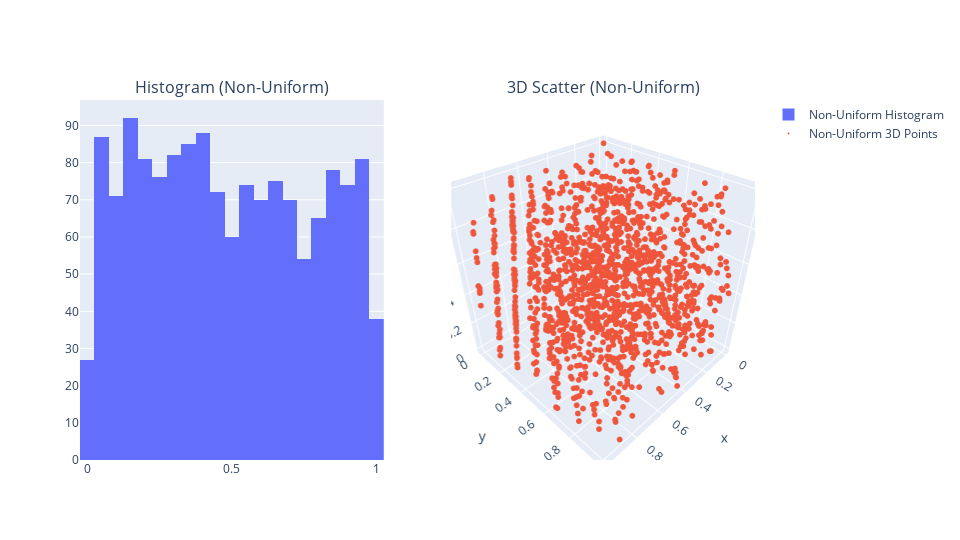

Here is the notebook cell this chart was saved with:
### Code cell
def test_random_number_generator():
    r = RandSSP().generate(3, 1500)
    x, y, z = r[0, :], r[1, :], r[2, :]

    fig = make_subplots(
        rows=1, cols=2,
        specs=[[{'type': 'xy'}, {'type': 'scene'}]],
        subplot_titles=("Histogram (Non-Uniform)", "3D Scatter (Non-Uniform)")
    )

    fig.add_trace(
        go.Histogram(x=x, nbinsx=20, name="Non-Uniform Histogram"),
        row=1, col=1
    )

    fig.add_trace(
        go.Scatter3d(
            x=x, y=y, z=z,
            mode='markers',
            marker=dict(size=2),
            name="Non-Uniform 3D Points"
        ),
        row=1, col=2
    )

    plot(fig)

test_random_number_generator()

### Figure 1 — Plotly figure (JSON) as saved in the notebook; plotly's stock layout.template omitted (floating-point values rounded to 4 significant figures; data arrays with more than 128 entries replaced by an {"elided": "..."} marker saying what was removed)
{"data": [{"name": "Non-Uniform Histogram", "nbinsx": 20, "type": "histogram", "x": {"elided": "1500 float values"}, "xaxis": "x", "yaxis": "y"}, {"marker": {"size": 2}, "mode": "markers", "name": "Non-Uniform 3D Points", "scene": "scene", "type": "scatter3d", "x": {"elided": "1500 float values"}, "y": {"elided": "1500 float values"}, "z": {"elided": "1500 float values"}}], "layout": {"annotations": [{"font": {"size": 16}, "showarrow": false, "text": "Histogram (Non-Uniform)", "x": 0.225, "xanchor": "center", "xref": "paper", "y": 1, "yanchor": "bottom", "yref": "paper"}, {"font": {"size": 16}, "showarrow": false, "text": "3D Scatter (Non-Uniform)", "x": 0.775, "xanchor": "center", "xref": "paper", "y": 1, "yanchor": "bottom", "yref": "paper"}], "autosize": true, "height": 540, "scene": {"domain": {"x": [0.55, 1], "y": [0, 1]}}, "width": 960, "xaxis": {"anchor": "y", "domain": [0, 0.45]}, "yaxis": {"anchor": "x", "domain": [0, 1]}}}
